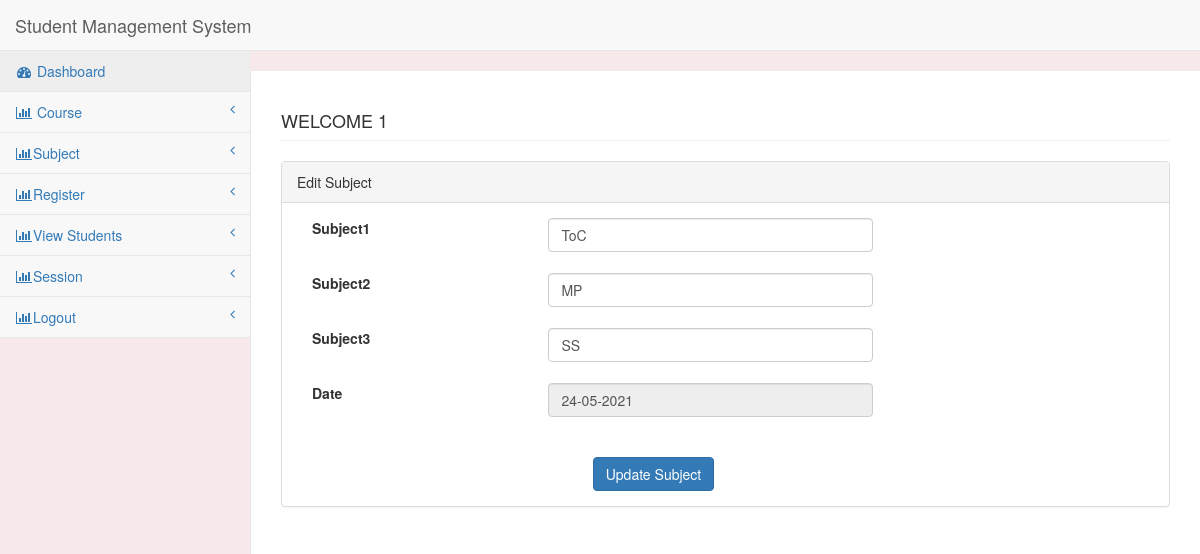
The app's page /pages/edit-sub.php?sid=2 (signed in) with its own data.
### tables this page shows
CREATE TABLE `subject` (
  `subid` int(11) NOT NULL,
  `cshort` varchar(50) NOT NULL,
  `cfull` varchar(250) NOT NULL,
  `sub1` varchar(250) NOT NULL,
  `sub2` varchar(250) NOT NULL,
  `sub3` varchar(250) NOT NULL,
  `dt_created` datetime NOT NULL DEFAULT current_timestamp()
);

### config/DbFunction.php (called while the page is built, shortened)
<?php
class DbFunction{
function showSubject1($sid){
	$db = Database::getInstance();
	$mysqli = $db->getConnection();
	$query = "SELECT * FROM subject where subid='$sid' ";
	$stmt= $mysqli->query($query);
	return $stmt;
}
}
?>

### pages/edit-sub.php (the view, shortened to what this page needs)
<?php
include('../config/DbFunction.php');
 $obj=new DbFunction();
    $id=$_GET['sid'];
    $rs=$obj->showSubject1($id);
    $res=$rs->fetch_object();
?>
<!DOCTYPE html>
<html lang="en">
<head>
<link href="../bower_components/bootstrap/dist/css/bootstrap.min.css"
	rel="stylesheet">
<link href="../bower_components/metisMenu/dist/metisMenu.min.css"
	rel="stylesheet">
<link href="../dist/css/sb-admin-2.css" rel="stylesheet">
<link href="../bower_components/font-awesome/css/font-awesome.min.css"
	rel="stylesheet" type="text/css">
</head>
<body>
<form method="post" >
	<div id="wrapper">
		<?php include('leftbar.php')?>;
		<div id="page-wrapper">
			<div class="row">
				<div class="col-lg-12">
					<h4 class="page-header"> <?php echo strtoupper("welcome"." ".htmlentities($_SESSION['login']));?></h4>
				</div>
			</div>
			<div class="row">
				<div class="col-lg-12">
					<div class="panel panel-default">
						<div class="panel-heading">Edit Subject</div>
						<div class="panel-body">
							<div class="row">
						 	<div class="col-lg-10">
										<div class="form-group">
											<div class="col-lg-4">
					 <label>Subject1</label>
											</div>
											<div class="col-lg-6">
  <input class="form-control" name="sub1" id="sub1"  value="<?php echo $res->sub1;?>" required="required">
											</div>
										</div>
								<br><br>
		<div class="form-group">
		<div class="col-lg-4">
		<label>Subject2</label>
		</div>
		<div class="col-lg-6">
<input class="form-control" name="sub2" id="sub2" value="<?php echo $res->sub2;?>" required="required">
		</div>
	 </div>
	 <br><br>
			<div class="form-group">
		<div class="col-lg-4">
		<label>Subject3</label>
		</div>
		<div class="col-lg-6">
<input class="form-control" name="sub3" id="sub3" value="<?php echo $res->sub3;?>" required="required">
		</div>
	 </div>
	 <br><br>
	<div class="form-group">
	<div class="col-lg-4">
	 <label>Date</label>
	</div>
	<div class="col-lg-6">
	<input class="form-control" value="<?php echo date('d-m-Y');?>" readonly="readonly" name="udate">
	</div>
	</div>
	</div>
		<br><br>
							<div class="form-group">
											<div class="col-lg-4">
											</div>
											<div class="col-lg-6"><br><br>
							<input type="submit" class="btn btn-primary" name="submit" value="Update Subject"></button>
											</div>
										</div>
				</div>
					</div>
							</div>
						</div>
					</div>
				</div>
			</div>
</form>
</body>
</html>

### records on screen
subject: sub1 "ToC", sub2 "MP", sub3 "SS"
